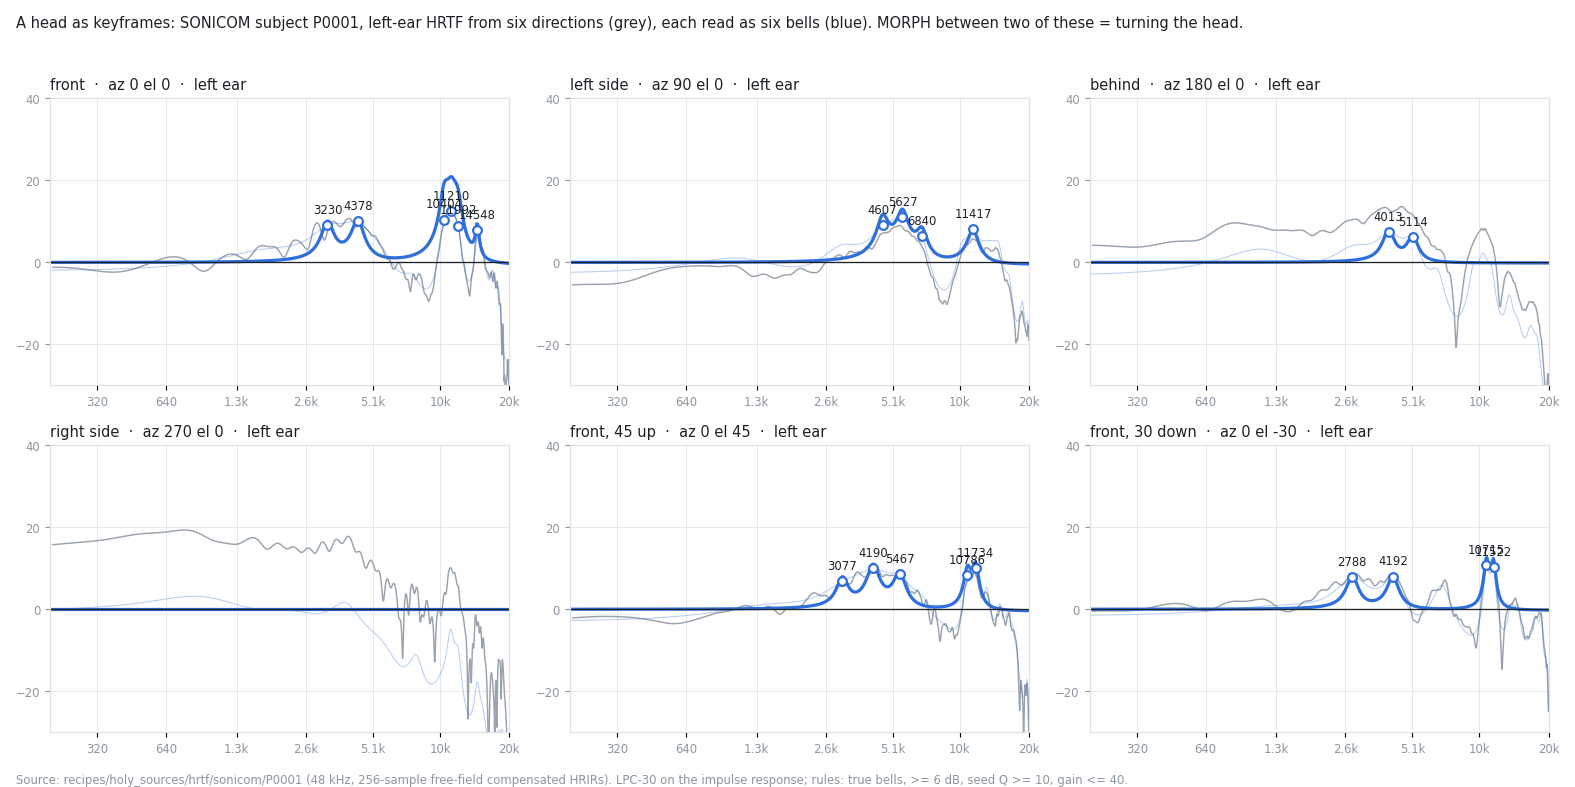

Write Python code to recreate this figure.
import os
import numpy as np, h5py
import matplotlib
matplotlib.use("Agg")
import matplotlib.pyplot as plt

HERE = os.path.dirname(os.path.abspath(__file__))
SOFA = r"C:\Users\hooki\trench-authoring\recipes\holy_sources\hrtf\sonicom\P0001\HRTF\HRTF\48kHz\P0001_FreeFieldComp_48kHz.sofa"
INK = "#1d2126"; MUTE = "#8d959f"; GRIDC = "#dde1e6"; BLUE = "#2F6FDB"; GREY = "#9aa3ad"
VIEWS = [((0, 0), "front"), ((90, 0), "left side"), ((180, 0), "behind"), ((270, 0), "right side"), ((0, 45), "front, 45 up"), ((0, -30), "front, 30 down")]


def lpc(x, order):
    x = x - x.mean(); x = x / (np.max(np.abs(x)) + 1e-12)
    r = np.fft.irfft(np.abs(np.fft.rfft(x, 4 * len(x))) ** 2)[:order + 1]; r[0] *= 1 + 1e-6
    a = np.zeros(order + 1); a[0] = 1; e = r[0]
    for i in range(1, order + 1):
        k = -(r[i] + np.dot(a[1:i], r[i - 1:0:-1])) / e; an = a.copy(); an[1:i] = a[1:i] + k * a[i - 1:0:-1]; an[i] = k; a = an; e *= 1 - k * k
    return a, np.sqrt(max(e, 1e-12))


def env_db(a, g, fs, hz):
    hz = np.asarray(hz, float)[:, None]; return 20 * np.log10(g / np.abs(np.sum(a * np.exp(-1j * 2 * np.pi * hz / fs * np.arange(len(a))), axis=1)))


def bells(a, g, fs, count, grid):
    e = env_db(a, g, fs, grid); med = np.median(e); roots = np.roots(a); roots = roots[(roots.imag > 0) & (np.abs(roots) < 1)]
    out = []
    for z in roots:
        f = np.angle(z) * fs / (2 * np.pi); bw = -np.log(np.abs(z)) * fs / np.pi
        if f < 30 or f > 0.45 * fs or bw > f: continue
        p = env_db(a, g, fs, [f])[0] - med
        if p >= 6: out.append((p, f, bw))
    out.sort(reverse=True); return sorted(out[:count], key=lambda t: t[1])


def section_db(fs, fp, bwp, fz, bwz, hz):
    w = 2 * np.pi * hz / fs; rp = np.exp(-np.pi * bwp / fs); tp = 2 * np.pi * fp / fs; rz = np.exp(-np.pi * bwz / fs); tz = 2 * np.pi * fz / fs
    num = np.abs(1 - 2 * rz * np.cos(tz) * np.exp(-1j * w) + rz * rz * np.exp(-2j * w)); den = np.abs(1 - 2 * rp * np.cos(tp) * np.exp(-1j * w) + rp * rp * np.exp(-2j * w))
    dc = (1 - 2 * rp * np.cos(tp) + rp * rp) / (1 - 2 * rz * np.cos(tz) + rz * rz); return 20 * np.log10(num / den * abs(dc))


def frame_db(res, fs, hz):
    t = np.zeros_like(hz)
    for p, f, bw in res:
        bw = max(1.0, min(bw, f / 10)); t += section_db(fs, f, bw, f, bw * 10 ** (min(40, max(3, p)) / 20), hz)
    return t


f = h5py.File(SOFA, "r"); ir = f["Data.IR"][:]; sp = f["SourcePosition"][:]; fs = float(f["Data.SamplingRate"][0])
grid = np.geomspace(200, 20000, 500)
fig, axes = plt.subplots(2, 3, figsize=(15, 7.5), dpi=105); fig.patch.set_facecolor("white")
lines = []
for ax, ((az, el), label) in zip(axes.flat, VIEWS):
    d = np.hypot(((sp[:, 0] - az + 180) % 360) - 180, sp[:, 1] - el); i = int(np.argmin(d))
    h = ir[i, 0, :]
    H = np.abs(np.fft.rfft(h, 8192)); hz = np.arange(len(H)) * fs / 8192
    meas = 20 * np.log10(H + 1e-9); keep = (hz > 200) & (hz < 20000); meas -= np.median(meas[keep])
    a, g = lpc(h, 30); res = bells(a, g, fs, 6, grid)
    e = env_db(a, g, fs, grid); e -= np.median(e)
    ax.plot(hz[keep], meas[keep], color=GREY, lw=1.0)
    ax.plot(grid, e, color=BLUE, lw=0.7, alpha=0.35)
    ax.plot(grid, frame_db(res, fs, grid), color=BLUE, lw=2.2)
    for p, fr, bw in res:
        ax.plot(fr, min(40, max(3, p)), "o", ms=6, mfc="white", mec=BLUE, mew=1.5)
        ax.annotate(f"{fr:.0f}", (fr, min(40, max(3, p))), textcoords="offset points", xytext=(0, 8), ha="center", fontsize=8, color=INK)
    ax.set_xscale("log"); ax.set_xlim(200, 20000); ax.set_ylim(-30, 40); ax.axhline(0, color=INK, lw=0.9)
    ax.set_xticks([320, 640, 1300, 2600, 5100, 10000, 20000]); ax.set_xticklabels(["320", "640", "1.3k", "2.6k", "5.1k", "10k", "20k"], fontsize=8, color=MUTE)
    ax.set_yticks([-20, 0, 20, 40]); ax.tick_params(axis="y", labelsize=8, colors=MUTE); ax.grid(True, color=GRIDC, lw=0.5); ax.minorticks_off()
    for s in ax.spines.values(): s.set_color(GRIDC)
    ax.set_title(f"{label}  ·  az {az} el {el}  ·  left ear", fontsize=10, color=INK, loc="left")
    lines.append(f"{label:<16} az {az:>3} el {el:>3}: " + "  ".join(f"{fr:.0f}/{bw:.0f}({p:+.0f})" for p, fr, bw in res))
fig.suptitle("A head as keyframes: SONICOM subject P0001, left-ear HRTF from six directions (grey), each read as six bells (blue). MORPH between two of these = turning the head.",
             fontsize=10, color=INK, x=0.01, ha="left")
fig.text(0.01, 0.004, "Source: recipes/holy_sources/hrtf/sonicom/P0001 (48 kHz, 256-sample free-field compensated HRIRs). LPC-30 on the impulse response; rules: true bells, >= 6 dB, seed Q >= 10, gain <= 40.", fontsize=8, color=MUTE)
fig.tight_layout(rect=(0, 0.02, 1, 0.96))
out = os.path.join(HERE, "hrtf_head_keyframes.png"); fig.savefig(out, facecolor="white")
open(os.path.join(HERE, "hrtf_head_keyframes.txt"), "w", encoding="utf-8").write("\n".join(lines) + "\n"); print(out)
